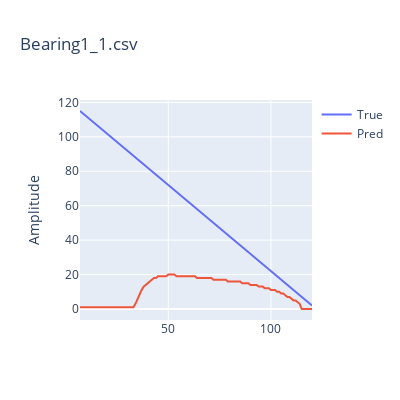

The notebook cell saved with this chart:
### Code cell
m, nRS, st, drop= Mp
nHI, nR, N1, N2, N3,D, tau = Mp2
init = (st+nRS)
len_=0
for i,brng in enumerate(brngs[:1]):
    mapeInit,check = None, False
    df_RS = (pd.read_csv(os.path.join(dir_rs,brng)).abs()).iloc[:,:-1]
    df_HI = (pd.read_csv(os.path.join(dir_hi,brng)).abs()).iloc[:,-1:]
    if drop: df_RS = df_RS.drop(columns='Y')
    RS = process_RS(df_RS,nRS)
    HI = process_HI(df_HI,nHI=nHI,init=init)
    xS,yS,zS = RS[st:-2], HI[:-1], HI[1:]
    if i==0: 
        teda=AutoCloud(m=m, nS=len(xS[0]), nI=len(yS[0]), nR=nR, nO=len(yS[0]), 
                            ηS=[N1, N2, N3], tau=tau, decay=D,
                            eol=0.2, fator=1,st=st+nRS-1) 
    elif i>0: teda.reset_rul()
    teda.win_all = False
    teda.add_rulR2(n=-(st+nRS)+len(df_RS))
    for j,_ in enumerate(xS):
        x= xS[j]
        y,z = yS[j],zS[j]

        if i <= 1: teda.run(X=x,MergeGrnls=True,MergeOffGrnls=True,FitOffGrnls=True,OfflineRun=True)
        else: teda.run(x,MergeGrnls=True,MergeOffGrnls=True,FitOffGrnls=True, OfflineRun=True)
        
        teda.adapt(y,z)
        teda.RUL_single(y)

        if i ==0:
            if np.any(1 != teda.cloud_activation2[-1]) and not check:
                mapeInit=j
                check = True
                DamagedGrnl = (teda.cloud_activation2[-1])
        elif i>0 and not check:
            if DamagedGrnl in teda.cloud_activation3[-1]:
                mapeInit = j + 0
                check = True

    mape2 = teda.MAPE(start=mapeInit,rulR=teda.rulR2)
    check = False
    print(mape2,mapeInit)
    plot_2series(x1=teda.cycleP,x2=teda.cycleP,y1=teda.rulR2,y2=teda.rulP, title=brng,s1='True',s2='Pred')
#plot_DSI2(teda,ftrs=3,title='DSI - Granulation',ncol=2)

### Figure 1 — Plotly figure (JSON) as saved in the notebook; plotly's stock layout.template omitted (floating-point values rounded to 4 significant figures)
{"data": [{"mode": "lines", "name": "True", "type": "scatter", "x": [7.0, 8.0, 9.0, 10.0, 11.0, 12.0, 13.0, 14.0, 15.0, 16.0, 17.0, 18.0, 19.0, 20.0, 21.0, 22.0, 23.0, 24.0, 25.0, 26.0, 27.0, 28.0, 29.0, 30.0, 31.0, 32.0, 33.0, 34.0, 35.0, 36.0, 37.0, 38.0, 39.0, 40.0, 41.0, 42.0, 43.0, 44.0, 45.0, 46.0, 47.0, 48.0, 49.0, 50.0, 51.0, 52.0, 53.0, 54.0, 55.0, 56.0, 57.0, 58.0, 59.0, 60.0, 61.0, 62.0, 63.0, 64.0, 65.0, 66.0, 67.0, 68.0, 69.0, 70.0, 71.0, 72.0, 73.0, 74.0, 75.0, 76.0, 77.0, 78.0, 79.0, 80.0, 81.0, 82.0, 83.0, 84.0, 85.0, 86.0, 87.0, 88.0, 89.0, 90.0, 91.0, 92.0, 93.0, 94.0, 95.0, 96.0, 97.0, 98.0, 99.0, 100.0, 101.0, 102.0, 103.0, 104.0, 105.0, 106.0, 107.0, 108.0, 109.0, 110.0, 111.0, 112.0, 113.0, 114.0, 115.0, 116.0, 117.0, 118.0, 119.0, 120.0], "xaxis": "x", "y": [115, 114, 113, 112, 111, 110, 109, 108, 107, 106, 105, 104, 103, 102, 101, 100, 99, 98, 97, 96, 95, 94, 93, 92, 91, 90, 89, 88, 87, 86, 85, 84, 83, 82, 81, 80, 79, 78, 77, 76, 75, 74, 73, 72, 71, 70, 69, 68, 67, 66, 65, 64, 63, 62, 61, 60, 59, 58, 57, 56, 55, 54, 53, 52, 51, 50, 49, 48, 47, 46, 45, 44, 43, 42, 41, 40, 39, 38, 37, 36, 35, 34, 33, 32, 31, 30, 29, 28, 27, 26, 25, 24, 23, 22, 21, 20, 19, 18, 17, 16, 15, 14, 13, 12, 11, 10, 9, 8, 7, 6, 5, 4, 3, 2], "yaxis": "y"}, {"mode": "lines", "name": "Pred", "type": "scatter", "x": [7.0, 8.0, 9.0, 10.0, 11.0, 12.0, 13.0, 14.0, 15.0, 16.0, 17.0, 18.0, 19.0, 20.0, 21.0, 22.0, 23.0, 24.0, 25.0, 26.0, 27.0, 28.0, 29.0, 30.0, 31.0, 32.0, 33.0, 34.0, 35.0, 36.0, 37.0, 38.0, 39.0, 40.0, 41.0, 42.0, 43.0, 44.0, 45.0, 46.0, 47.0, 48.0, 49.0, 50.0, 51.0, 52.0, 53.0, 54.0, 55.0, 56.0, 57.0, 58.0, 59.0, 60.0, 61.0, 62.0, 63.0, 64.0, 65.0, 66.0, 67.0, 68.0, 69.0, 70.0, 71.0, 72.0, 73.0, 74.0, 75.0, 76.0, 77.0, 78.0, 79.0, 80.0, 81.0, 82.0, 83.0, 84.0, 85.0, 86.0, 87.0, 88.0, 89.0, 90.0, 91.0, 92.0, 93.0, 94.0, 95.0, 96.0, 97.0, 98.0, 99.0, 100.0, 101.0, 102.0, 103.0, 104.0, 105.0, 106.0, 107.0, 108.0, 109.0, 110.0, 111.0, 112.0, 113.0, 114.0, 115.0, 116.0, 117.0, 118.0, 119.0, 120.0], "xaxis": "x", "y": [1.0, 1.0, 1.0, 1.0, 1.0, 1.0, 1.0, 1.0, 1.0, 1.0, 1.0, 1.0, 1.0, 1.0, 1.0, 1.0, 1.0, 1.0, 1.0, 1.0, 1.0, 1.0, 1.0, 1.0, 1.0, 1.0, 1.0, 3.0, 6.0, 9.0, 11.0, 13.0, 14.0, 15.0, 16.0, 17.0, 18.0, 18.0, 19.0, 19.0, 19.0, 19.0, 19.0, 20.0, 20.0, 20.0, 20.0, 19.0, 19.0, 19.0, 19.0, 19.0, 19.0, 19.0, 19.0, 19.0, 19.0, 18.0, 18.0, 18.0, 18.0, 18.0, 18.0, 18.0, 18.0, 17.0, 17.0, 17.0, 17.0, 17.0, 17.0, 17.0, 16.0, 16.0, 16.0, 16.0, 16.0, 16.0, 16.0, 15.0, 15.0, 15.0, 15.0, 14.0, 14.0, 14.0, 14.0, 13.0, 13.0, 13.0, 12.0, 12.0, 12.0, 11.0, 11.0, 11.0, 10.0, 10.0, 9.0, 9.0, 8.0, 7.0, 7.0, 6.0, 5.0, 5.0, 4.0, 3.0, 0.0, 0.0, 0.0, 0.0, 0.0, 0.0], "yaxis": "y"}], "layout": {"height": 400, "title": {"text": "Bearing1_1.csv"}, "width": 400, "xaxis": {"anchor": "y", "domain": [0, 1]}, "yaxis": {"anchor": "x", "domain": [0, 1], "title": {"text": "Amplitude"}}}}
